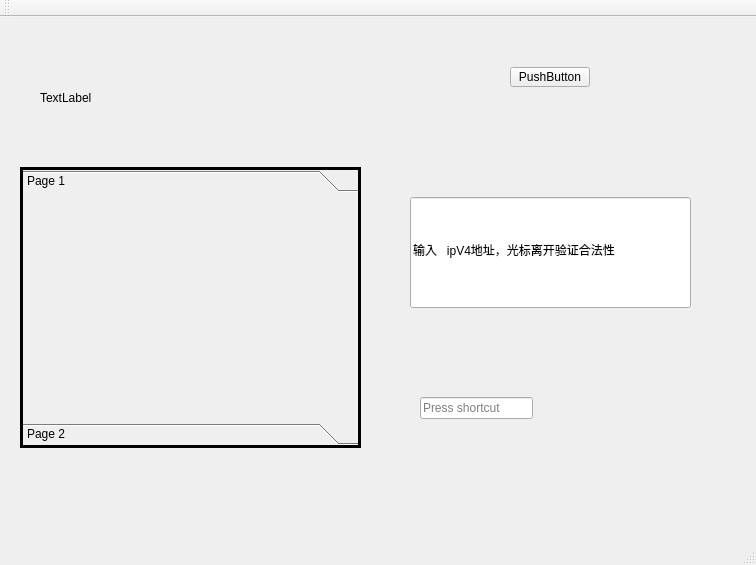
<?xml version="1.0" encoding="UTF-8"?>
<ui version="4.0">
 <class>MainWindow</class>
 <widget class="QMainWindow" name="MainWindow">
  <property name="geometry">
   <rect>
    <x>0</x>
    <y>0</y>
    <width>756</width>
    <height>565</height>
   </rect>
  </property>
  <property name="windowTitle">
   <string>MainWindow</string>
  </property>
  <widget class="QWidget" name="centralWidget">
   <widget class="QLabel" name="label_img">
    <property name="geometry">
     <rect>
      <x>40</x>
      <y>10</y>
      <width>311</width>
      <height>141</height>
     </rect>
    </property>
    <property name="text">
     <string>TextLabel</string>
    </property>
   </widget>
   <widget class="QPushButton" name="pushButton">
    <property name="geometry">
     <rect>
      <x>510</x>
      <y>50</y>
      <width>80</width>
      <height>20</height>
     </rect>
    </property>
    <property name="text">
     <string>PushButton</string>
    </property>
   </widget>
   <widget class="QToolBox" name="toolBox">
    <property name="geometry">
     <rect>
      <x>20</x>
      <y>150</y>
      <width>341</width>
      <height>281</height>
     </rect>
    </property>
    <property name="frameShape">
     <enum>QFrame::Box</enum>
    </property>
    <property name="frameShadow">
     <enum>QFrame::Plain</enum>
    </property>
    <property name="lineWidth">
     <number>3</number>
    </property>
    <property name="midLineWidth">
     <number>0</number>
    </property>
    <property name="currentIndex">
     <number>0</number>
    </property>
    <widget class="QWidget" name="page">
     <property name="geometry">
      <rect>
       <x>0</x>
       <y>0</y>
       <width>335</width>
       <height>215</height>
      </rect>
     </property>
     <attribute name="label">
      <string>Page 1</string>
     </attribute>
    </widget>
    <widget class="QWidget" name="page_2">
     <property name="geometry">
      <rect>
       <x>0</x>
       <y>0</y>
       <width>335</width>
       <height>215</height>
      </rect>
     </property>
     <attribute name="label">
      <string>Page 2</string>
     </attribute>
    </widget>
   </widget>
   <widget class="QLineEdit" name="lineEdit">
    <property name="geometry">
     <rect>
      <x>410</x>
      <y>180</y>
      <width>281</width>
      <height>111</height>
     </rect>
    </property>
    <property name="text">
     <string>输入   ipV4地址，光标离开验证合法性</string>
    </property>
   </widget>
   <widget class="QKeySequenceEdit" name="keySequenceEdit">
    <property name="geometry">
     <rect>
      <x>420</x>
      <y>380</y>
      <width>113</width>
      <height>23</height>
     </rect>
    </property>
   </widget>
  </widget>
  <widget class="QMenuBar" name="menuBar">
   <property name="geometry">
    <rect>
     <x>0</x>
     <y>0</y>
     <width>756</width>
     <height>21</height>
    </rect>
   </property>
  </widget>
  <widget class="QToolBar" name="mainToolBar">
   <attribute name="toolBarArea">
    <enum>TopToolBarArea</enum>
   </attribute>
   <attribute name="toolBarBreak">
    <bool>false</bool>
   </attribute>
  </widget>
  <widget class="QStatusBar" name="statusBar"/>
 </widget>
 <layoutdefault spacing="6" margin="11"/>
 <resources/>
 <connections/>
</ui>
